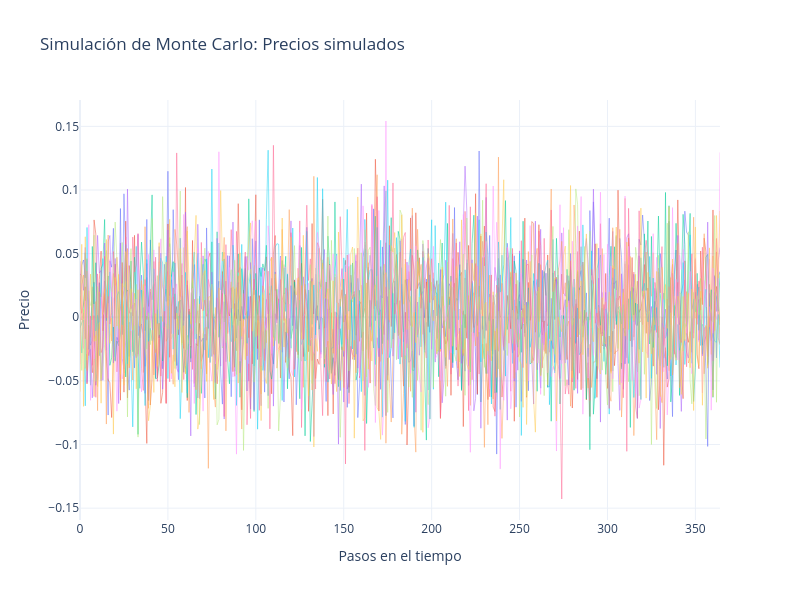

Notebook code cell kept with this figure:
### Code cell
datos = simulated_returns

fig = go.Figure()

for i in range(int(n_simulaciones/1000)):
	fig.add_trace(go.Scatter(
		x=np.arange(datos.shape[1]),
		y=datos[i],
		mode='lines',
		line=dict(width=0.5),
		name=f"Simulación {i+1}" if i < 10 else None,  # Nombrar solo las primeras 10 simulaciones
		#showlegend=i < 10  # Mostrar leyenda solo para las primeras 10
		showlegend=False
	))

# Configuración del gráfico
fig.update_layout(
	title="Simulación de Monte Carlo: Precios simulados",
	xaxis_title="Pasos en el tiempo",
	yaxis_title="Precio",
	template="plotly_white",
	legend=dict(title="Trayectorias", orientation="h", x=0.5, xanchor="center", y=-0.2),
	width=800, height=600
)

# Mostrar el gráfico
fig.show()

### Figure 1 — Plotly figure (JSON) as saved in the notebook; plotly's stock layout.template omitted (floating-point values rounded to 4 significant figures; data arrays with more than 128 entries replaced by an {"elided": "..."} marker saying what was removed)
{"data": [{"line": {"width": 0.5}, "mode": "lines", "name": "Simulación 1", "showlegend": false, "type": "scatter", "x": {"elided": "365 int values"}, "y": {"elided": "365 float values"}}, {"line": {"width": 0.5}, "mode": "lines", "name": "Simulación 2", "showlegend": false, "type": "scatter", "x": {"elided": "365 int values"}, "y": {"elided": "365 float values"}}, {"line": {"width": 0.5}, "mode": "lines", "name": "Simulación 3", "showlegend": false, "type": "scatter", "x": {"elided": "365 int values"}, "y": {"elided": "365 float values"}}, {"line": {"width": 0.5}, "mode": "lines", "name": "Simulación 4", "showlegend": false, "type": "scatter", "x": {"elided": "365 int values"}, "y": {"elided": "365 float values"}}, {"line": {"width": 0.5}, "mode": "lines", "name": "Simulación 5", "showlegend": false, "type": "scatter", "x": {"elided": "365 int values"}, "y": {"elided": "365 float values"}}, {"line": {"width": 0.5}, "mode": "lines", "name": "Simulación 6", "showlegend": false, "type": "scatter", "x": {"elided": "365 int values"}, "y": {"elided": "365 float values"}}, {"line": {"width": 0.5}, "mode": "lines", "name": "Simulación 7", "showlegend": false, "type": "scatter", "x": {"elided": "365 int values"}, "y": {"elided": "365 float values"}}, {"line": {"width": 0.5}, "mode": "lines", "name": "Simulación 8", "showlegend": false, "type": "scatter", "x": {"elided": "365 int values"}, "y": {"elided": "365 float values"}}, {"line": {"width": 0.5}, "mode": "lines", "name": "Simulación 9", "showlegend": false, "type": "scatter", "x": {"elided": "365 int values"}, "y": {"elided": "365 float values"}}, {"line": {"width": 0.5}, "mode": "lines", "name": "Simulación 10", "showlegend": false, "type": "scatter", "x": {"elided": "365 int values"}, "y": {"elided": "365 float values"}}], "layout": {"height": 600, "legend": {"orientation": "h", "title": {"text": "Trayectorias"}, "x": 0.5, "xanchor": "center", "y": -0.2}, "title": {"text": "Simulación de Monte Carlo: Precios simulados"}, "width": 800, "xaxis": {"title": {"text": "Pasos en el tiempo"}}, "yaxis": {"title": {"text": "Precio"}}}}
